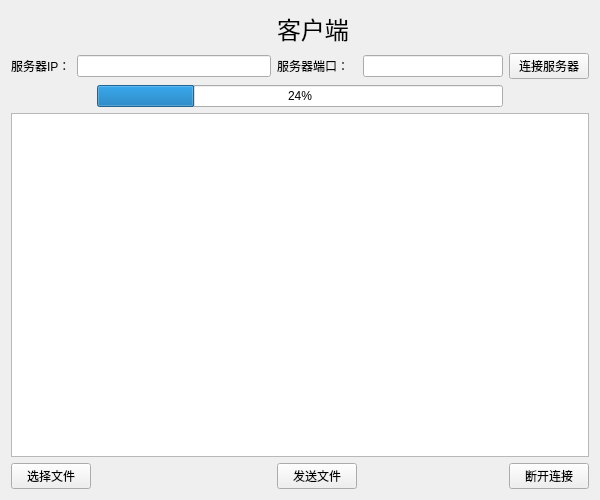
<?xml version="1.0" encoding="UTF-8"?>
<ui version="4.0">
 <class>Widget</class>
 <widget class="QWidget" name="Widget">
  <property name="geometry">
   <rect>
    <x>0</x>
    <y>0</y>
    <width>600</width>
    <height>500</height>
   </rect>
  </property>
  <property name="windowTitle">
   <string>Widget</string>
  </property>
  <layout class="QGridLayout" name="gridLayout">
   <item row="0" column="3">
    <widget class="QLabel" name="label">
     <property name="font">
      <font>
       <family>楷体</family>
       <pointsize>18</pointsize>
      </font>
     </property>
     <property name="text">
      <string>客户端</string>
     </property>
    </widget>
   </item>
   <item row="1" column="0">
    <widget class="QLabel" name="label_2">
     <property name="text">
      <string>服务器IP：</string>
     </property>
    </widget>
   </item>
   <item row="1" column="1" colspan="2">
    <widget class="QLineEdit" name="ip_edit"/>
   </item>
   <item row="0" column="0" colspan="3">
    <spacer name="horizontalSpacer">
     <property name="orientation">
      <enum>Qt::Horizontal</enum>
     </property>
     <property name="sizeHint" stdset="0">
      <size>
       <width>257</width>
       <height>21</height>
      </size>
     </property>
    </spacer>
   </item>
   <item row="0" column="4" colspan="2">
    <spacer name="horizontalSpacer_2">
     <property name="orientation">
      <enum>Qt::Horizontal</enum>
     </property>
     <property name="sizeHint" stdset="0">
      <size>
       <width>232</width>
       <height>21</height>
      </size>
     </property>
    </spacer>
   </item>
   <item row="4" column="3">
    <widget class="QPushButton" name="send_btn">
     <property name="text">
      <string>发送文件</string>
     </property>
    </widget>
   </item>
   <item row="1" column="4">
    <widget class="QLineEdit" name="port_edit"/>
   </item>
   <item row="3" column="0" colspan="6">
    <widget class="QTextEdit" name="textEdit"/>
   </item>
   <item row="4" column="4">
    <spacer name="horizontalSpacer_4">
     <property name="orientation">
      <enum>Qt::Horizontal</enum>
     </property>
     <property name="sizeHint" stdset="0">
      <size>
       <width>151</width>
       <height>20</height>
      </size>
     </property>
    </spacer>
   </item>
   <item row="1" column="5">
    <widget class="QPushButton" name="connect_btn">
     <property name="text">
      <string>连接服务器</string>
     </property>
    </widget>
   </item>
   <item row="4" column="2">
    <spacer name="horizontalSpacer_3">
     <property name="orientation">
      <enum>Qt::Horizontal</enum>
     </property>
     <property name="sizeHint" stdset="0">
      <size>
       <width>176</width>
       <height>20</height>
      </size>
     </property>
    </spacer>
   </item>
   <item row="1" column="3">
    <widget class="QLabel" name="label_3">
     <property name="text">
      <string>服务器端口：</string>
     </property>
    </widget>
   </item>
   <item row="4" column="5">
    <widget class="QPushButton" name="close_btn">
     <property name="text">
      <string>断开连接</string>
     </property>
    </widget>
   </item>
   <item row="4" column="0" colspan="2">
    <widget class="QPushButton" name="choose_btn">
     <property name="text">
      <string>选择文件</string>
     </property>
    </widget>
   </item>
   <item row="2" column="2" colspan="3">
    <widget class="QProgressBar" name="progressBar">
     <property name="value">
      <number>24</number>
     </property>
    </widget>
   </item>
  </layout>
 </widget>
 <layoutdefault spacing="6" margin="11"/>
 <resources/>
 <connections/>
</ui>
